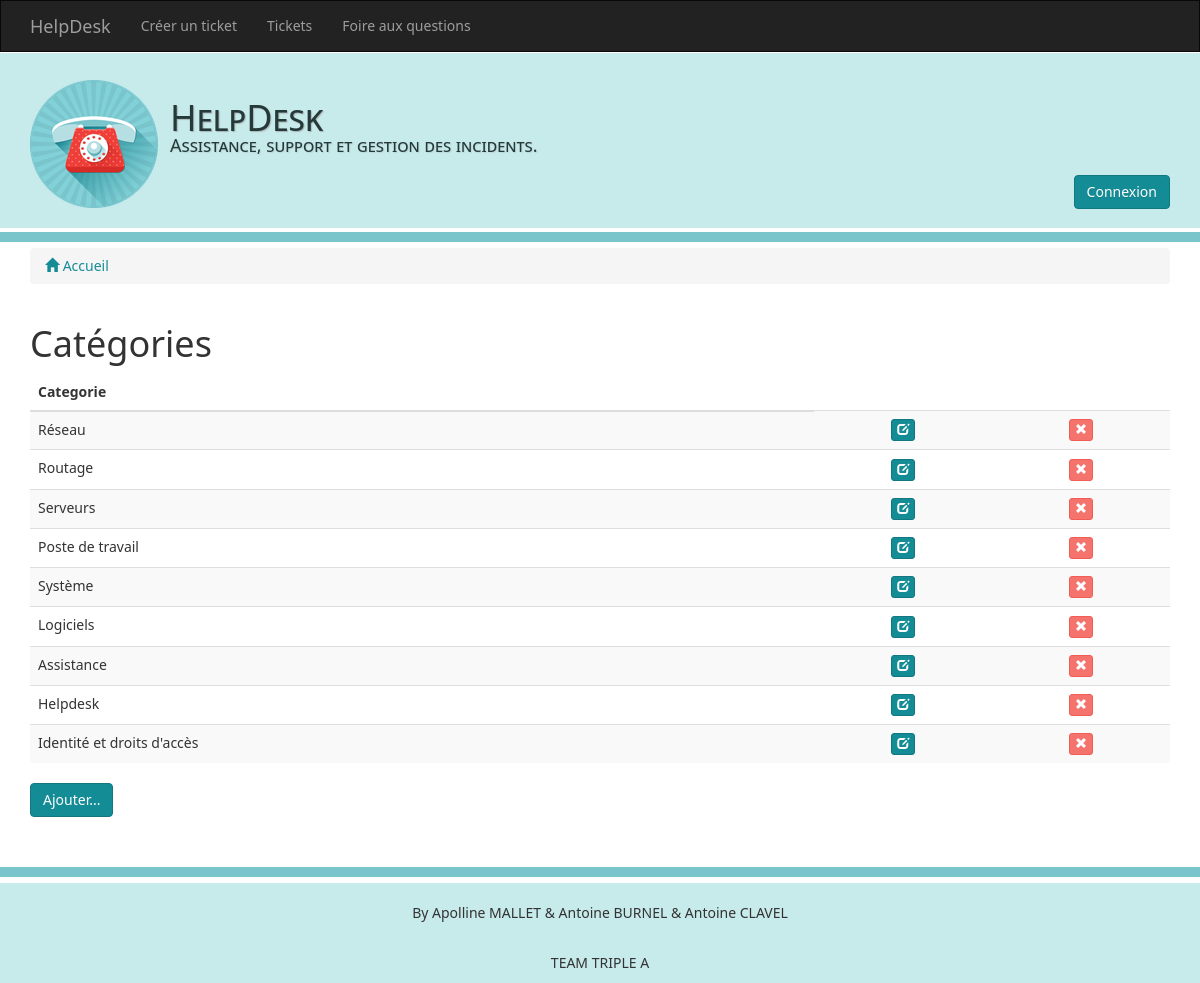
The page /categories on the database its author committed.
### tables this page shows
CREATE TABLE IF NOT EXISTS `categorie` (
`id` int(11) NOT NULL,
  `libelle` varchar(100) NOT NULL,
  `idCategorie` int(11) DEFAULT NULL
);

### app/config.php (called while the page is built)
<?php
return array(
		"siteUrl"=>"http://127.0.0.1/helpdesk/",
		"documentRoot"=>"DefaultC",
		"database"=>[
				"dbName"=>"helpdesk-TripleA",
				"serverName"=>"127.0.0.1",
				"port"=>"3306",
				"user"=>"root",
				"password"=>""
		],
		"directories"=>["my","tests"],
		"test"=>true
);

### app/micro/controllers/Autoloader.php (called while the page is built, shortened)
<?php
class Autoloader{
	public static function autoload($class){
		global $config;
		$find=false;
		if(file_exists(ROOT.DS."controllers".DS.$class.".php")){
			$find=true;
		}
		else if(file_exists(ROOT.DS."models".DS.$class.".php")){
			$find=true;
		}
		else if(file_exists(ROOT.DS."framework".DS.$class.".php")){
			require_once(ROOT.DS."framework".DS.$class.".php");
			$find=true;
		}
		else{
			foreach ($config["directories"] as $directory){
				if(file_exists(ROOT.DS.$directory.DS.$class.".php")){
					$find=true;
					break;
				}
			}
		}
		if($find===false){
			$nameSpace = explode('\\', $class);
			foreach($nameSpace as $key =>  $value){
				$keys=array_keys($nameSpace);
				if(end($keys) !== $key){
					$nameSpace[$key] = strtolower($value);
				}
			}
			$class = implode(DS, $nameSpace);
		}
	}
}

### app/micro/utils/StrUtils.php (called while the page is built, shortened)
<?php
class StrUtils {
	public static function startswith($hay, $needle) {
		return substr($hay, 0, strlen($needle)) === $needle;
	}
}
?>

### app/micro/utils/RequestUtils.php (called while the page is built, shortened)
<?php
class RequestUtils{
	public static function isAjax(){
		return (!empty($_SERVER['HTTP_X_REQUESTED_WITH']) && strtolower($_SERVER['HTTP_X_REQUESTED_WITH']) == 'xmlhttprequest');
	}
}

### app/controllers/Categories.php (called while the page is built, shortened)
<?php
class Categories extends \_DefaultController {
	public function Categories(){
		$this->title="Catégories";
		$this->model="Categorie";
	}
}

### app/micro/orm/Reflexion.php (called while the page is built, shortened)
<?php
require_once ROOT.DS.'micro/addendum/annotations.php';
class Reflexion{
	public static function getProperties($instance){
		$reflect = new \ReflectionClass($instance);
		$props   = $reflect->getProperties();
		return $props;
	}
	public static function getAnnotationMember($class,$member,$annotation)
	{
		$rap=new \ReflectionAnnotatedProperty($class, $member);
		if($rap!=null)
			$annot=$rap->getAnnotation($annotation);
		return $annot;
	}
	public static function getMembersWithAnnotation($class,$annotation){
		$props=Reflexion::getProperties(new $class());
		$ret=array();
		return $ret;
	}
}

### app/micro/addendum/annotations.php (called while the page is built, shortened)
<?php
	class AnnotationsCollection {
		private $annotations;
		public function __construct($annotations) {
			$this->annotations = $annotations;
		}
		public function getAnnotation($class) {
			$class = Addendum::resolveClassName($class);
			return isset($this->annotations[$class]) ? end($this->annotations[$class]) : false;
		}
	}
	class AnnotationsBuilder {
		private static $cache = array();
		public function build($targetReflection) {
			$data = $this->parse($targetReflection);
			$annotations = array();
			return new AnnotationsCollection($annotations);
		}
		private function parse($reflection) {
			$key = $this->createName($reflection);
			if(!isset(self::$cache[$key])) {
				$parser = new AnnotationsMatcher;
				self::$cache[$key] = $data;
			}
			return self::$cache[$key];
		}
		private function createName($target) {
			if($target instanceof ReflectionMethod) {
				return $target->getDeclaringClass()->getName().'::'.$target->getName();
			} elseif($target instanceof ReflectionProperty) {
				return $target->getDeclaringClass()->getName().'::$'.$target->getName();
			} else {
				return $target->getName();
			}
		}
		protected function getDocComment($reflection) {
			return Addendum::getDocComment($reflection);
		}
	}
	class ReflectionAnnotatedClass extends ReflectionClass {
		private $annotations;
		public function __construct($class) {
			$this->annotations = $this->createAnnotationBuilder()->build($this);
		}
		public function getAnnotation($annotation) {
			return $this->annotations->getAnnotation($annotation);
		}
		protected function createAnnotationBuilder() {
			return new AnnotationsBuilder();
		}
	}
	class ReflectionAnnotatedProperty extends ReflectionProperty {
		private $annotations;
		public function __construct($class, $name) {
			$this->annotations = $this->createAnnotationBuilder()->build($this);
		}
		public function getAnnotation($annotation) {
			return $this->annotations->getAnnotation($annotation);
		}
		public function getDeclaringClass() {
			$class = parent::getDeclaringClass();
			return new ReflectionAnnotatedClass($class->getName());
		}
		protected function createAnnotationBuilder() {
			return new AnnotationsBuilder();
		}
	}
	class Addendum {
		private static $rawMode;
		private static $classnames = array();
		private static $annotations = false;
		public static function getDocComment($reflection) {
			if(self::checkRawDocCommentParsingNeeded()) {
				$docComment = new DocComment();
				return $docComment->get($reflection);
			} else {
				return $reflection->getDocComment();
			}
		}
		private static function checkRawDocCommentParsingNeeded() {
			if(self::$rawMode === null) {
				$reflection = new ReflectionClass('Addendum');
				$method = $reflection->getMethod('checkRawDocCommentParsingNeeded');
			}
			return self::$rawMode;
		}
		public static function setRawMode($enabled = true) {
			if($enabled) {
				require_once(dirname(__FILE__).'/annotations/doc_comment.php');
			}
			self::$rawMode = $enabled;
		}
		public static function resolveClassName($class) {
			if(isset(self::$classnames[$class])) return self::$classnames[$class];
			$matching = array();
			foreach(self::getDeclaredAnnotations() as $declared) {
				if($declared == $class) {
					$matching[] = $declared;
				} else {
					$pos = strrpos($declared, "_$class");
				}
			}
			$result = null;
			switch(count($matching)) {
				case 1: $result = $matching[0]; break;
			}
			self::$classnames[$class] = $result;
			return $result;
		}
		private static function getDeclaredAnnotations() {
			if(!self::$annotations) {
				self::$annotations = array();
				foreach(get_declared_classes() as $class) {
					if(is_subclass_of($class, 'Annotation') || $class == 'Annotation') self::$annotations[] = $class;
				}
			}
			return self::$annotations;
		}
	}
?>

### app/micro/addendum/annotations/doc_comment.php (called while the page is built, shortened)
<?php
	class DocComment {
		private static $classes = array();
		private static $fields = array();
		public function get($reflection) {
			if($reflection instanceof ReflectionClass) {
				return $this->forClass($reflection);
			} elseif($reflection instanceof ReflectionMethod) {
				return $this->forMethod($reflection);
			} elseif($reflection instanceof ReflectionProperty) {
				return $this->forProperty($reflection);
			}
		}
		public function forClass($reflection) {
			$name = $reflection->getName();
			return isset(self::$classes[$name]) ? self::$classes[$name] : false;
		}
		public function forProperty($reflection) {
			$class = $reflection->getDeclaringClass()->getName();
			$field = $reflection->getName();
			return isset(self::$fields[$class][$field]) ? self::$fields[$class][$field] : false;
		}
		protected function parse($file) {
			$tokens = $this->getTokens($file);
			$max = count($tokens);
			$i = 0;
			while($i < $max) {
				$token = $tokens[$i];
				if(is_array($token)) {
					list($code, $value) = $token;
					switch($code) {
						case T_CLASS:
							$class = $this->getString($tokens, $i, $max);
							break;
						case T_VARIABLE:
							if($comment !== false) {
								$field = substr($token[1], 1);
								self::$fields[$class][$field] = $comment;
								$comment = false;
							}
							break;
						case T_FUNCTION:
							if($comment !== false) {
								$function = $this->getString($tokens, $i, $max);
								self::$methods[$class][$function] = $comment;
								$comment = false;
							}
							break;
						case T_WHITESPACE:
						case T_PUBLIC:
						case T_PROTECTED:
						case T_PRIVATE:
						case T_ABSTRACT:
						case T_FINAL:
						case T_VAR:
							break;
						default:
							$comment = false;
							break;
					}
				} else {
					$comment = false;
				}
				$i++;
			}
		}
		private function getString($tokens, &$i, $max) {
			do {
				$token = $tokens[$i];
				$i++;
				if(is_array($token)) {
					if($token[0] == T_STRING) {
						return $token[1];
					}
				}
			} while($i <= $max);
			return false;
		}
		private function getTokens($file) {
			return token_get_all(file_get_contents($file));
		}
	}
?>

### app/controllers/_DefaultController.php (the view, shortened to what this page needs)
<?php
class _DefaultController extends BaseController {
	protected $model;
	protected $title;
	public function index($message=null){
		global $config;
		$baseHref=get_class($this);
		$objects=DAO::getAll($this->model);
		echo "<table class='table table-striped'>";
		echo "<thead><tr><th>".$this->model."</th></tr></thead>";
		echo "<tbody>";
		foreach ($objects as $object){
			echo "<tr>";
			echo "<td>".$object->toString()."</td>";
			echo "<td class='td-center'><a class='btn btn-primary btn-xs' href='".$baseHref."/frm/".$object->getId()."'><span class='glyphicon glyphicon-edit' aria-hidden='true'></span></a></td>".
			"<td class='td-center'><a class='btn btn-warning btn-xs' href='".$baseHref."/delete/".$object->getId()."'><span class='glyphicon glyphicon-remove' aria-hidden='true'></span></a></td>";
			echo "</tr>";
		}
		echo "</tbody>";
		echo "</table>";
		echo "<a class='btn btn-primary' href='".$config["siteUrl"].$baseHref."/frm'>Ajouter...</a>";
	}
	public function initialize() {
		if(!RequestUtils::isAjax()){
			$this->loadView("main/vHeader",array("infoUser"=>Auth::getInfoUser()));
			echo "<div class='container'>";
			echo "<h1>".$this->title."</h1>";
		}
	}
	public function finalize() {
		if(!RequestUtils::isAjax()){
			echo "</div>";
			$this->loadView("main/vFooter");
		}
	}
}

### app/my/Auth.php (shortened to what this page needs)
<?php
class Auth {
	public static function getUser(){
		$user=null;
		return $user;
	}
	public static function getInfoUser($style="primary"){
		$user=self::getUser();
		if(isset($user)){
			$infoUser="<a class='btn btn-primary' href='defaultC/disconnect'>Déconnexion <span class='label label-success'>".$user."</span></a>";
		}else{
			$infoUser = '<div class="btn-group">
							<a href="Connexions" class="btn btn-primary" id="btConnexion" style="">Connexion</a>
						</div>';
		}
		return $infoUser;
	}
}

### app/startup.php (shortened to what this page needs)
<?php
$config=include_once ROOT.DS.'config.php';
require_once ROOT.'micro/controllers/Autoloader.php';
$ctrl=new Startup();
$ctrl->run();
class Startup{
	public function run(){
		global $config;
		if($config["test"]){
			$config["siteUrl"]="http://127.0.0.1:8090/";
		}
		extract($config["database"]);
		$url=$_GET["c"];
		$this->urlParts=explode("/", $url);
		$u=$this->urlParts;
		$urlSize=sizeof($this->urlParts);
		if(class_exists($this->urlParts[0]) && StrUtils::startswith($this->urlParts[0],"_")===false){
			try{
				$obj=new $this->urlParts[0]();
				$obj->initialize();
				try{
					switch ($urlSize) {
						case 1:
							$obj->index();
						break;
					}
				}catch (\Exception $e){
					print "Error!: " . $e->getMessage() . "<br/>";
					die();
				}
			}catch (\Exception $e){
				print "Error!: " . $e->getMessage() . "<br/>";
				die();
			}
			$obj->finalize();
		}else{
			print "Le contrôleur `".$u[0]."` n'existe pas <br/>";
		}
	}
}
?>

### app/micro/controllers/BaseController.php (shortened to what this page needs)
<?php
abstract class BaseController {
	public function loadView($viewName,$pData="",$asString=false){
		$data=$pData;
		$fileName=ROOT.DS."views/".$viewName.".php";
		if(file_exists($fileName)){
			if($asString)
				return $this->includeFileAsString($fileName);
			else
				include($fileName);
		}else{
			throw new \Exception("Vue inexistante");
		}
	}
}
?>

### app/views/main/vHeader.php (shortened to what this page needs)
<!DOCTYPE html>
<html>
<head>
<link rel="stylesheet" type="text/css" href="assets/css/bootstrap.min.css">
<link rel="stylesheet" type="text/css" href="assets/css/styles.css">
</head>
<body>
	<nav class="navbar navbar-default navbar-inverse" id="mainNav">
		<div class="container">
			<div class="navbar-header">
				<a class="navbar-brand" href="#" target="_self">HelpDesk</a>
			</div>
			<div class="collapse navbar-collapse" id="collapse-mainNav">
				<ul class="nav navbar-nav navbar-nav">
					<li id='mainNav-navzone-1-li-1'><a id='mainNav-navzone-1-link-1'
						href="Tickets/frm">Créer un ticket</a></li>
					<li id='mainNav-navzone-1-li-2'><a id='mainNav-navzone-1-link-2'
						href="Tickets">Tickets</a></li>
					<li id='mainNav-navzone-1-li-3'><a id='mainNav-navzone-1-link-3'
						href="faqs">Foire aux questions</a></li>
				</ul>
			</div>
		</div>
	</nav>
	<div class="bs-docs-header">
		<div class="container">
			<div class="header">
				<h1>HelpDesk</h1>
				<p>Assistance, support et gestion des incidents.</p>
				<div class="pull-right">
					<?php
					echo $infoUser;
					?>
				</div>
				<div class="clearfix"></div>
			</div>
		</div>
	</div>
	<div class="second-header"></div>
	<div class="container">
		<ol class="breadcrumb">
			<li><a href="<?php echo $config["siteUrl"]?>"><span class="glyphicon glyphicon-home"
					aria-hidden="true"></span>&nbsp;Accueil</a></li>
		</ol>
	</div>

### app/views/main/vFooter.php
<div class="second-header" style="margin-top:50px;"></div>
<div style="height:100px; background-color:#C7EAEB; display:block; text-align:center; padding-top:20px;" >
<p>By Apolline MALLET & Antoine BURNEL & Antoine CLAVEL</p>
<br>
<p>TEAM TRIPLE A</p>
</div>

### assets/css/styles.css (style rules this page uses)
body { font-weight: 400; }
.bs-docs-header { box-sizing: border-box; color: rgb(129, 181, 221); height: 175px; position: relative; text-align: left; text-shadow: rgba(0, 0, 0, 0.0980392) 0px 1px 0px; perspective-origin: 950.5px 128px; transform-origin: 950.5px 128px; background-color: #C7EAEB; border: 0px none rgb(205, 191, 227); font: normal normal normal normal 24px/34.2857170104981px 'Segoe UI', Frutiger, 'Frutiger Linotype', 'Dejavu Sans', 'Helvetica Neue', Arial, sans-serif; margin: 0px 0px 4px; outline: rgb(205, 191, 227) none 0px; padding: 0px 15px; }
.second-header { box-sizing: border-box; height: 10px; position: relative; perspective-origin: 950.5px 128px; transform-origin: 950.5px 128px; background-color: #7AC5CC; border: 0px none rgb(205, 191, 227); margin: 0px 0px 6px; outline: rgb(205, 191, 227) none 0px; padding: 0px 6px; }
.bs-docs-header .header { background: url(../img/helpdesk.png) no-repeat left; box-sizing: border-box; margin-left:0px; height: 141px; }
.bs-docs-header h1 { color: #253939; height: 45px; text-align: left; text-shadow: 1px 1px 1px rgba(150, 150, 150, 0.64); border: 0px none rgb(255, 255, 255); font-size: normal normal 500 normal 60px/60px 'Segoe UI', Frutiger, 'Frutiger Linotype', 'Dejavu Sans', 'Helvetica Neue', Arial, sans-serif; font-variant: small-caps; outline: rgb(255, 255, 255) none 0px; padding-left :140px; padding-top: 25px; }
.bs-docs-header p { color: #253939; font-weight: 200; font-size: 18px; font-stretch: ultra-expanded; text-shadow: 1px 1px 1px rgba(150, 150, 150, 0.24); font-variant: small-caps; padding-left :140px; }
.navbar { margin-bottom: 1px!important; border-radius: 0px!important; }
.td-center { text-align: center; }

### rows shown on the page
categorie: libelle "Réseau"
categorie: libelle "Routage"
categorie: libelle "Serveurs"
categorie: libelle "Poste de travail"
categorie: libelle "Système"
categorie: libelle "Logiciels"
categorie: libelle "Assistance"
categorie: libelle "Helpdesk"
categorie: libelle "Identité et droits d'accès"

### other values the page prints
$this->title "Catégories"
$this->model "Categorie"
